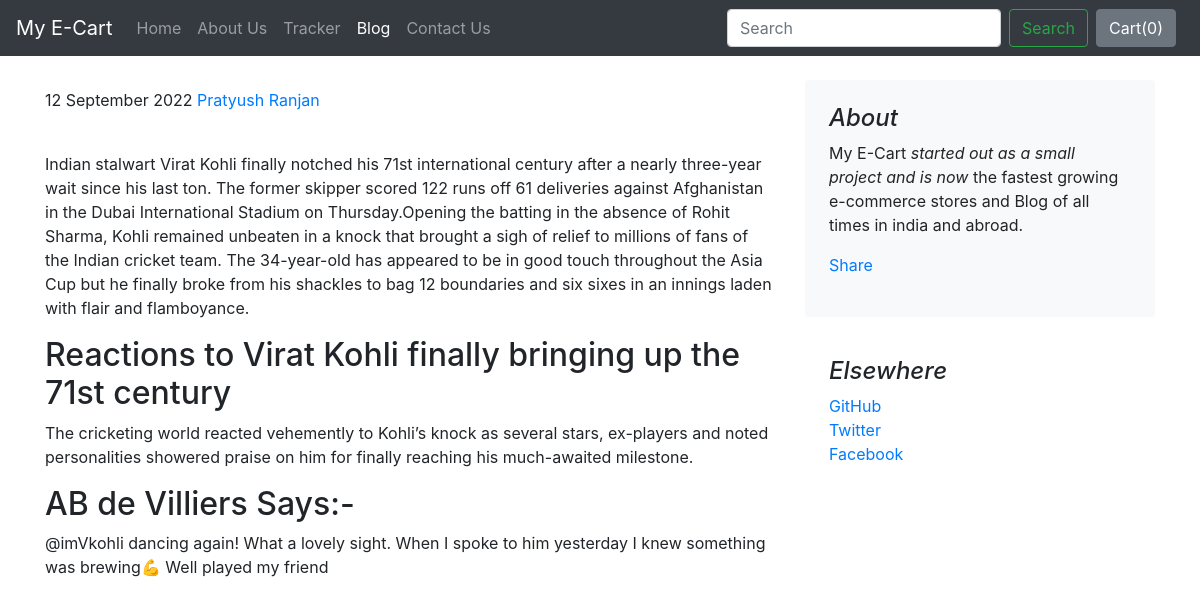
The app's page /blog/blogpost/3 with its own data.
### blog/models.py (models this page shows)
class Blogpost(models.Model):
    post_id = models.AutoField(primary_key= True)
    tilte = models.CharField(max_length=50)
    head0 = models.CharField(max_length=500, default="")
    chead0 = models.CharField(max_length=5000, default="")
    head1 = models.CharField(max_length=500, default="")
    chead1 = models.CharField(max_length=5000, default="")
    head2 = models.CharField(max_length=500, default="")
    chead2 = models.CharField(max_length=5000, default="")
    pub_date = models.DateField()
    thumbnail = models.ImageField(upload_to='shop/images', default="")
    def __str__(self):
        return self.tilte

### blog/views.py (the view)
# urls.py: path("blogpost/<int:id>", views.blogpost, name="blogHome")
def blogpost(request, id):
    post = Blogpost.objects.filter(post_id = id)[0]
    print(post)
    return render(request, 'blog/blogpost.html',
                  {'post':post})

### blog/templates/blog/blogpost.html (shortened to what this page needs)
{% extends 'blog/basic.html' %}
{% block body %}
<div class="container">
    <div class="row mt-4">
        <div class="col-md-8 blog-main">
            <div class="blog-post">
                <p class="blog-post-meta">12 September 2022 <a href="#">Pratyush Ranjan</a></p>
                <div class="fb-like" data-href="http://127.0.0.1:8000/blog/blogpost/{{post.post_id}}" data-layout="standard" data-action="like" data-size="large" data-show-faces="false" data-share="true"></div><br>
                <p>{{post.chead0}}</p>
                <h2>{{post.head1}}</h2>
                <p>{{post.chead1}}</p>
                <h2>{{post.head2}}</h2>
                <p>{{post.chead2}}</p>
            </div>
        </div>
        <aside class="col-md-4 blog-sidebar">
            <div class="p-4 mb-3 bg-light rounded">
                <h4 class="font-italic">About</h4>
                <p class="mb-0">My E-Cart <em>started out as a small project and is now</em> the fastest growing e-commerce stores and Blog of all times in india and abroad.</p>
                <div class="my-3 fb-share-button" data-href="http://127.0.0.1:8000/blog/blogpost/{{post.post_id}}" data-layout="button_count" data-size="large"><a target="_blank" href="https://www.facebook.com/sharer/sharer.php?u=http%3A%2F%2F127.0.0.1%3A8000%2Fblog%2Fblogpost%2F4&src=sdkpreparse" class="fb-xfbml-parse-ignore">Share</a></div>
            </div>
            <div class="p-4">
                <h4 class="font-italic">Elsewhere</h4>
                <ol class="list-unstyled">
                    <li><a href="#">GitHub</a></li>
                    <li><a href="#">Twitter</a></li>
                    <li><a href="#">Facebook</a></li>
                </ol>
            </div>
        </aside>
    </div>
</div>
{% endblock %}

### records on screen
Blogpost: chead0 "Indian stalwart Virat Kohli finally notched his 71st international century after a nearly three-year wait since his last ton. The former skipper scored 122 runs off 61 deliveries against Afghanistan in the Dubai International Stadium on Thursday.Opening the batting in the absence of Rohit Sharma, Kohli remained unbeaten in a knock that brought a sigh of relief to millions of fans of the Indian cricket team. The 34-year-old has appeared to be in good touch throughout the Asia Cup but he finally broke from his shackles to bag 12 boundaries and six sixes in an innings laden with flair and flamboyance.", head1 "Reactions to Virat Kohli finally bringing up the 71st century", chead1 "The cricketing world reacted vehemently to Kohli’s knock as several stars, ex-players and noted personalities showered praise on him for finally reaching his much-awaited milestone.", head2 "AB de Villiers Says:-", chead2 "@imVkohli dancing again! What a lovely sight. When I spoke to him yesterday I knew something was brewing💪 Well played my friend"
